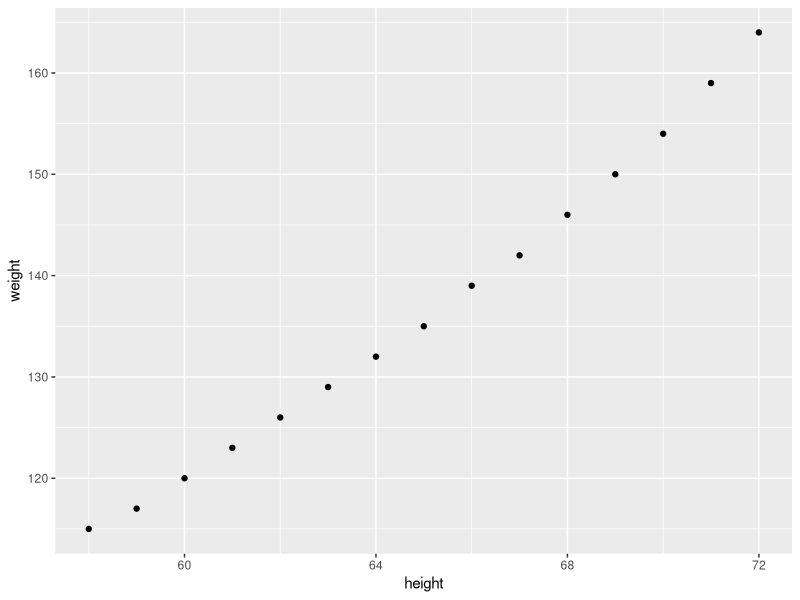
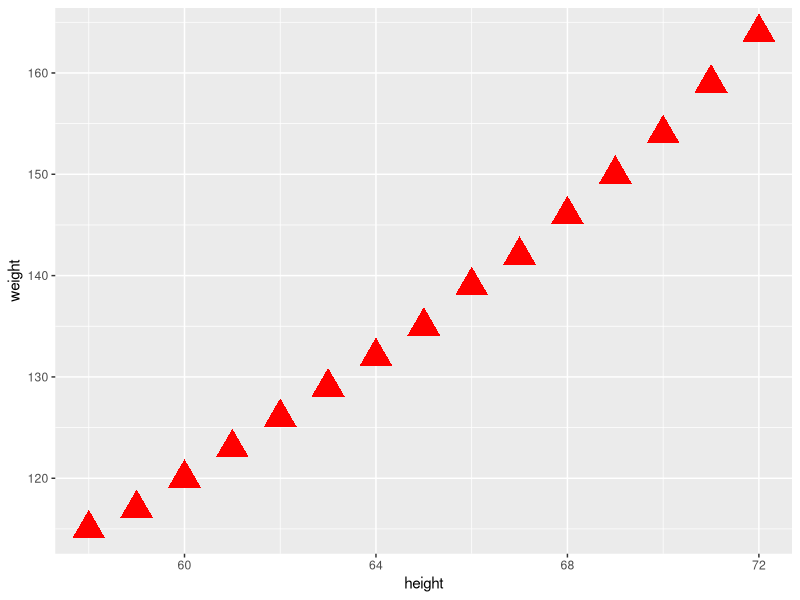

Source code (R) for these figures, in order:
#This code chunk identifies my working directory 
#and sets it to where I want to save and fetch files
#TASK: fill in between the parentheses if needed. 
#If not needed, make the two lines a comment
getwd()
setwd("users/kibud/Documents/RScripts")

#This brings the 'women' data into my environment from Base R (Run this)
women

#This code saves the women data as a dataframe with a new name
#TASK: Save the women dataset with a new name
df <- women

#This code chunk allows me to see the top 2 rows of my data
#TASK: Write the function that returns the top rows
head(df, 2)

#This code chunk shows me the internal structure 
#Task: Write the function that shows the number of rows, columns, column names, class of columns 
str(df)


#This code chunk shows me some basic summary stats
#Such as Min, Max, Mean. Quartiles...
#Task: Write the function that gives summary stats
summary(df)

#This allows me to apply the function to just one certain column
#Task: Write the function to return the Mean of just the height column
mean(df$height)

#This allows me to save one column as its own object ('values' in the Environment)
#Task: Write the function to create an object for just the Weight column 
#and write the function to create an object for just the Height column 
#(these should show as values in the environment window, not as datasets)
height_o <- df$height
weight_o <- df$weight

#This takes the individual objects ('values' in the Environment) and creates a dataframe
#I can see the Data in the Environment 
#Task: Write the function to create a data.frame from the height and weight values you just created
new_df <- data.frame(height = height_o, weight=weight_o)

#This code chunk creates a subset from my dataset
#Note that the subset only appears in the Console (not the Environment)
#Task: Write the function to create a subset of the data where the height is > 65
#If I wanted to save the subset, I would need to name it as done in the code above
subset(df, height > 65)

#This shows me how many rows are in my dataset and
#TASK: Write the function that returns the number of rows
nrow(df)

#This shows me how many columns are in my dataset
#TASK: Write the function that returns the number of columns
ncol(df)

#This also shows me how many rows and columns with just one function
#TASK: Write the function that returns the number of rows and columns with just one command
dim(df)

#This code will install the ggplot2 package
#TASK: Write the function that installs the ggplot2 package
install.packages("ggplot2")
  
#This code calls the ggplot2 package so I can use its functions
#Task: Write the function that 'calls' the ggplot2 package
library(ggplot2)

#This produces a scatter plot of the height and weight columns
#Task: replace the dataset name and column names in the plot function below 
#to produce a scatter plot of height and weight
ggplot(df, aes(x=height, y=weight)) + 
  geom_point()

#Optional 'Just for fun' TASK: Change the arguments for the geom point and see what happens to the plot
ggplot(df, aes(x=height, y=weight)) + 
  geom_point(shape = 17, colour = "red", fill = "black", size = 5, stroke = 5)

